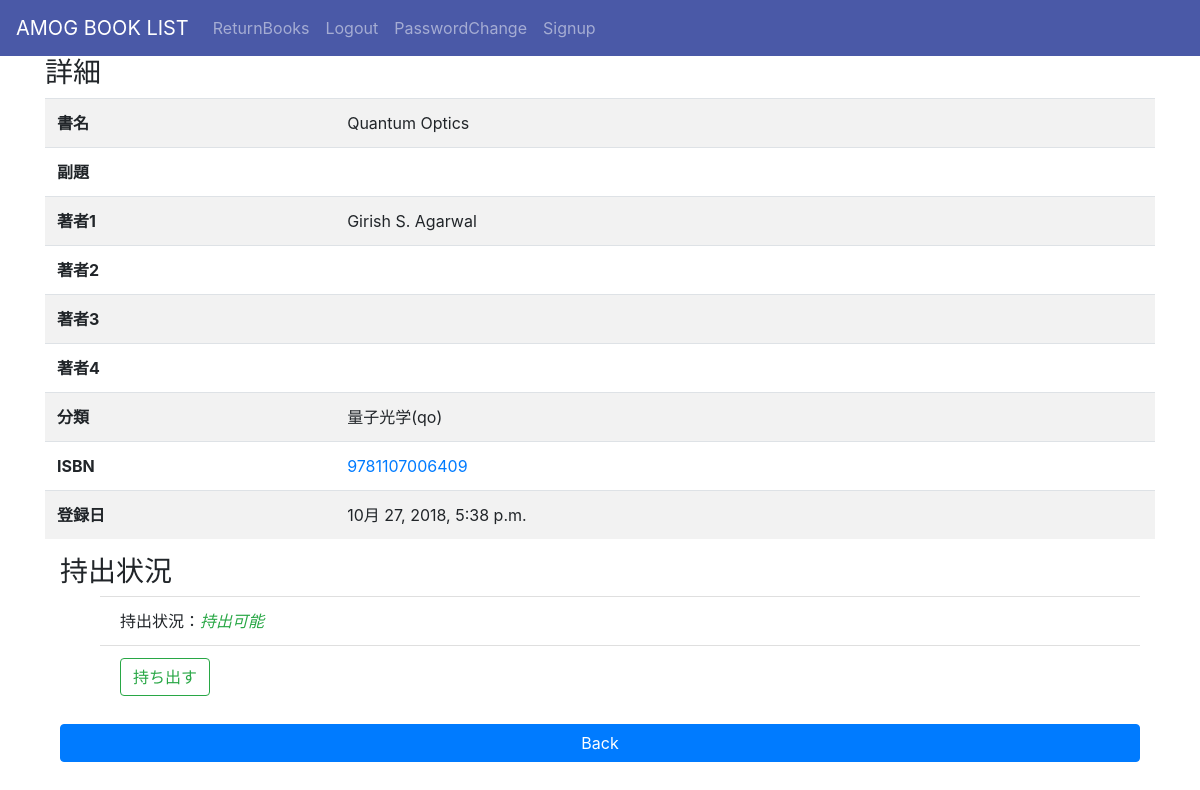
Page /detail/14/ (signed in) on the committed database.
### my_booklist/models.py (models this page shows, shortened)
class Book(models.Model):
    title = models.CharField(max_length=200)
    subtitle = models.CharField(max_length=200, blank=True, null=True)
    author1 = models.CharField(max_length=50)
    author2 = models.CharField(max_length=50, blank=True, null=True)
    author3 = models.CharField(max_length=50, blank=True, null=True)
    author4 = models.CharField(max_length=200, blank=True, null=True)
    add_date = models.DateTimeField(default=now)
    isbn_regex = RegexValidator(regex=r'^[0-9]+$')
    isbn = models.CharField(validators=[isbn_regex, MinLengthValidator(10)],
                            max_length=13, unique=True)
    NUMERICAL_CALCULATION = 'nc'
    SOLID_STATE_PHYSICS = 'ss'
    QUANTUM_FIELD_THEORY = 'qf'
    ELECTROMAGNETISM = 'em'
    ANALYTICAL_MECHANICS = 'am'
    PHYSICS = 'ph'
    STATISTICAL_MECHANICS = 'sm'
    QUANTUM_MECHANICS = 'qm'
    QUANTUM_OPTICS = 'qo'
    QUANTUM_INFORMATION = 'qi'
    QUANTUM_PHYSICS = 'qp'
    PROBABILITY_PROCESS = 'pp'
    MATHEMATICS = 'mt'
    OTHERS = 'ot'
    CATEGORY_CHOICES = (
        (QUANTUM_MECHANICS, '量子力学(qm)'),
        (QUANTUM_OPTICS, '量子光学(qo)'),
        (QUANTUM_INFORMATION, '量子情報(qi)'),
        (QUANTUM_PHYSICS, '量子物理学(qp)'),
        (QUANTUM_FIELD_THEORY, '場の量子論(qf)'),
        (SOLID_STATE_PHYSICS, '固体物理学・超伝導(ss)'),
        (STATISTICAL_MECHANICS, '統計力学(sm)'),
        (ELECTROMAGNETISM, '電磁気学(em)'),
        (ANALYTICAL_MECHANICS, '力学・解析力学(am)'),
        (PHYSICS, '物理学一般(ph)'),
        (PROBABILITY_PROCESS, '確率過程(pp)'),
        (NUMERICAL_CALCULATION, '計算機・数値計算(nc)'),
        (MATHEMATICS, '数学(mt)'),
        (OTHERS, 'その他(ot)')
    )
    category = models.CharField(
        max_length=2,
        choices=CATEGORY_CHOICES
    )
    rent_flag = models.BooleanField(
        default=False
    )
    rent_user = models.CharField(max_length=50, blank=True, null=True)
    rent_date = models.DateTimeField(default=now, blank=True, null=True)

### my_booklist/views.py (the view)
# urls.py: path('detail/<int:pk>/', DetailView.as_view(), name='detail'),
class DetailView(LoginRequiredMixin, DetailView):
    login_url = '/accounts/login/'
    model = Book
    template_name = 'my_booklist/detail.html'
    def get_context_data(self, **kwargs):
        context = super().get_context_data(**kwargs)
        context['username'] = self.request.user.username
        return context

### my_booklist/templates/my_booklist/detail.html (shortened to what this page needs)
{% extends "index.html" %}
{% block contents %}
    <div class="container">
        <div class="table-responsive">
        <h3>詳細</h3>
            <table class="table table-striped table-hover text-nowrap">
                <tbody>
                    <tr><th>書名</th><td>{{ book.title }}</td></tr>
                    <tr><th>副題</th><td>{% if book.subtitle %}{{ book.subtitle }}{% endif %}</td></tr>
                    <tr><th>著者1</th><td>{{ book.author1 }}</td></tr>
                    <tr><th>著者2</th><td>{% if book.author2 %}{{ book.author2 }}{% endif %}</td></tr>
                    <tr><th>著者3</th><td>{% if book.author3 %}{{ book.author3 }}{% endif %}</td></tr>
                    <tr><th>著者4</th><td>{% if book.author4 %}{{ book.author4 }}{% endif %}</td></tr>
                    <tr><th>分類</th><td>{{ book.get_category_display }}</td></tr>
                    <tr><th>ISBN</th><td>
                        {% if book.isbn %}
                            <a href="https://www.amazon.co.jp/gp/search/?field-isbn={{ book.isbn }}">
                                {{ book.isbn }}
                            </a>
                        {% endif %}
                    </td></tr>
                    <tr><th>登録日</th><td>{{ book.add_date }}</td></tr>
                </tbody>
            </table>
        </div>
        <div class="col">
        <h3>持出状況</h3>
        {% if book.rent_flag %}
            <ul class="list-group-flush">
                <li class="list-group-item">持出状況：<em class="text-danger">持出中</em></li>
                <li class="list-group-item">持出者：{{ book.rent_user }}</li>
                <li class="list-group-item">持出日：{{ book.rent_date }}</li>
                {% if book.rent_user == username %}
                    <li class="list-group-item">
                        <a class="btn btn-outline-danger" href="{% url 'return_now' book.pk %}">返却</a>
                    </li>
                {% endif %}
            </ul>
        {% else %}
            <ul class="list-group-flush">
                <li class="list-group-item">持出状況：<em class="text-success">持出可能</em></li>
                <li class="list-group-item">
                    <a class="btn btn-outline-success" href="{% url 'rent' book.pk %}">持ち出す</a>
                </li>
            </ul>
        {% endif %}
        </div>
        <div class="col">
            <a class="btn btn-primary btn-block" href="/" role="button">Back</a>
        </div>
    </div>
{% endblock %}

### rows in the picture
Book: title "Quantum Optics", author1 "Girish S. Agarwal", category "量子光学(qo)", isbn "9781107006409", add_date "10月 27, 2018, 5:38 p.m."
